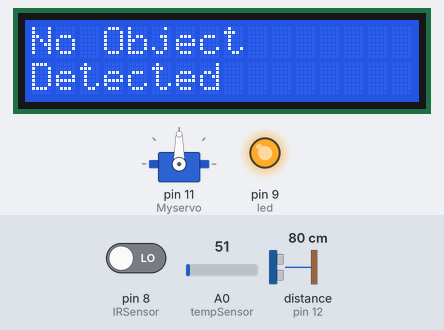
The sketch below on a simulated Arduino Uno, built with avr-gcc and run on an emulated ATmega328P. Shown: 16×2 character LCD, servo, output pins drawn as LEDs (lit = HIGH). Wiring (inferred from the names in the program): ultrasonic range finder: trigger pin 13; echo pin 12. The test bench sets the inputs (shaded band); at power-on: pin 8 (IRSensor) LOW, A0 (tempSensor) = 51, distance to the obstacle (sensor on pin 12) 80 cm. The echo pulse lasts 58.3 µs per cm; pins used as bus, display or sensor lines are not drawn; what the sketch prints to the serial monitor is not drawn.

Above: at 1.7 s.
1.8 s: pin 8 (IRSensor) driven HIGH
At 3.1 s:
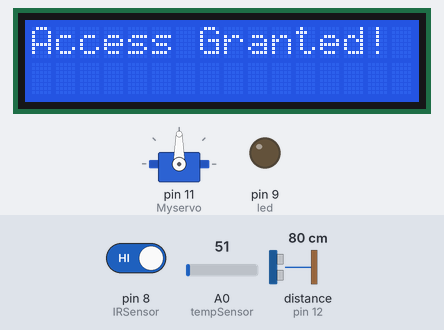
5.3 s: A0 (tempSensor) set to 71
At 6.1 s:
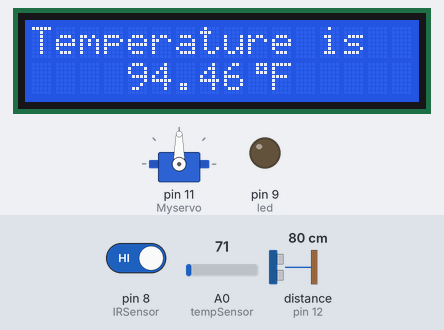
7.7 s: A0 (tempSensor) set to 84
At 9.2 s:
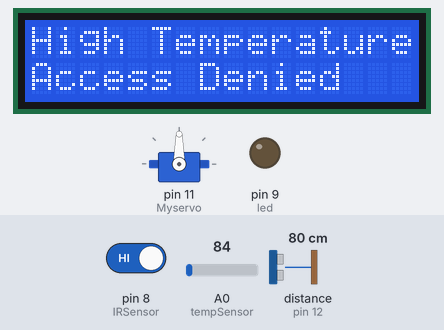
11.2 s: distance to the obstacle (sensor on pin 12) set to 24 cm
13.3 s: distance to the obstacle (sensor on pin 12) set to 19 cm
At 15.4 s:
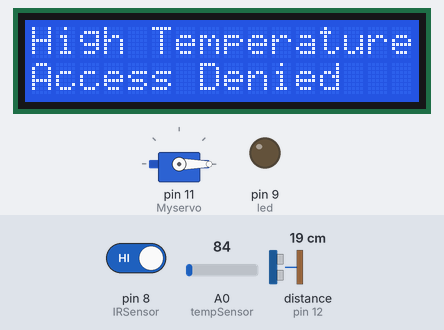
16.8 s: pin 8 (IRSensor) driven LOW
At 18.4 s:
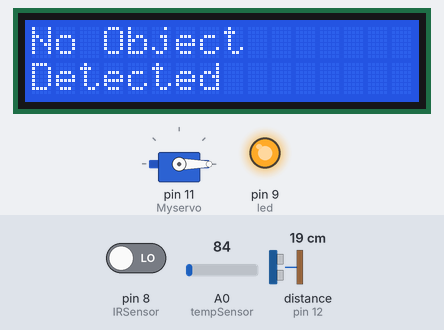
Timing chart, 0 to 19.9 s (numbered marks = the images above; inputs shaded):
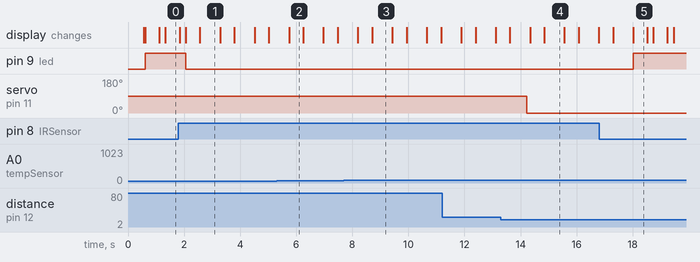

The sketch:

Touchless_IR_Thermometer_and_Sanitizer.ino
```cpp
#include<LiquidCrystal.h>
#include <Servo.h>
LiquidCrystal lcd(7,6,5,4,3,2);

//Infrared Sensor
const int IRSensor = 8;
const int led = 9;

//Temperature Sensor
const int tempSensor = A0;
byte degree_symbol[8] =
              {
                0b00111,
                0b00101,
                0b00111,
                0b00000,
                0b00000,
                0b00000,
                0b00000,
                0b00000
              };

const int trigPin = 13; // Trigger Pin of Ultrasonic Sensor
const int echoPin = 12; // Echo Pin of Ultrasonic Sensor
Servo Myservo; //create servo object to control a servo

void setup() {
  // put your setup code here, to run once:
  {
  //IR Sensor
  pinMode(IRSensor,INPUT);
  pinMode(led,OUTPUT);

  //Temperature LCD Display
  pinMode(tempSensor, INPUT);
  lcd.begin(16,2);
  lcd.createChar(1, degree_symbol);
  lcd.setCursor(0,0);
  lcd.print("Temperature");
  lcd.setCursor(0,1);
  lcd.print("  Sensor  ");
  delay(500);
  lcd.clear();
  }

  Serial.begin(9600); // Starting Serial Terminal

  Myservo.attach(11);  // Signal Pin of Servo

  pinMode(trigPin, OUTPUT);
  pinMode(echoPin, INPUT);
  Serial.print(" Touchless ");
  Serial.print(" IR Thermometer & Sanitizer ");
  delay(10);
  Serial.print("Made By :");

  Serial.print("Adiba, Tanjina & Laka");
  delay(20);
}

void loop() {
  // put your main code here, to run repeatedly:
  int sensorState = digitalRead(IRSensor);
  //Temperature calculation
  float temp_reading=analogRead(tempSensor); // reads the value of the potentiometer (value between 0 and 1023)
  float temp_celcius=temp_reading*(5.0/1023.0)*100; //Potentiometer Vout Calculation
  float temp_farenheit = (temp_celcius*1.8)+32;    //C to F convertion
  delay(10);

  //Object detected,Will display temperature on LCD
  if(sensorState == HIGH) //If IR Sensor detects an Obstacle/Object,then sensorState is HIGH
  {
    digitalWrite(led,LOW); //IR Sensor led Off

    lcd.clear();
    lcd.setCursor(0,0);
    lcd.print("Temperature is");
    lcd.setCursor(4,1);
    lcd.print(temp_farenheit);
    lcd.write(1);
    lcd.print("F");
    delay(500);
    lcd.clear();
    //Checking Fever
    if(temp_celcius>=37.5)
    {
    lcd.clear();
    lcd.setCursor(0,0);
    lcd.print("High Temperature");
    lcd.setCursor(0,1);
    lcd.print("Access Denied");
    delay(500);
    }
    else
    {
    lcd.clear();
    lcd.setCursor(0,0);
    lcd.print("Access Granted!");
    delay(500);
    }
  }
  //No object detected,Will not display temperature on LCD
  else       //If IR Sensor doesn't detects an Obstacle/Object,then sensorState is LOW
  {
    digitalWrite(led,HIGH);
    lcd.clear();
    lcd.setCursor(0,0);
    lcd.print("No Object");
    lcd.setCursor(0,1);
    lcd.print("Detected");
    delay(500);
    lcd.clear();
  }
  long duration, cm;
  pinMode(trigPin, OUTPUT);
  digitalWrite(trigPin, LOW);
  delayMicroseconds(2);
  digitalWrite(trigPin, HIGH);
  delayMicroseconds(10);
  digitalWrite(trigPin, LOW);

  pinMode(echoPin, INPUT);
  duration = pulseIn(echoPin, HIGH);
  cm = microsecondsToCentimeters(duration);


  Serial.print("Distance:");
  Serial.print(cm);
  Serial.print("cm");
  delay(100);

  if(cm <= 20){
  Myservo.write(0);
  }
  else {
  Myservo.write(90);
  }

  Serial.println();
  delay(100);
}

long microsecondsToCentimeters(long microseconds)
{
   return microseconds / 29 / 2;
}
```

Measured:
- the behaviour switches between 76 and 77 on A0 (tempSensor) (found by bisection; images 2 and 3)
- the behaviour switches between 22 and 21 cm on distance to the obstacle (sensor on pin 12) (found by bisection; images 3 and 4)
- after the input at 1.8 s, pin 9 (led): HIGH → LOW after 0.25 s; the display: first differs from a run without the input after 0.26 s (image 1 shows a later state)
- after the input at 5.3 s, the display: changes after 0.44 s (image 2)
- after the input at 7.7 s, the display: first changes after 0.50 s (image 3 shows a later state)
- after the input at 13.3 s, servo on pin 11 (Myservo): 90° → 0° after 0.92 s
- after the input at 16.8 s, pin 9 (led): LOW → HIGH after 1.2 s; the display: first differs from a run without the input after 1.2 s (image 5)
